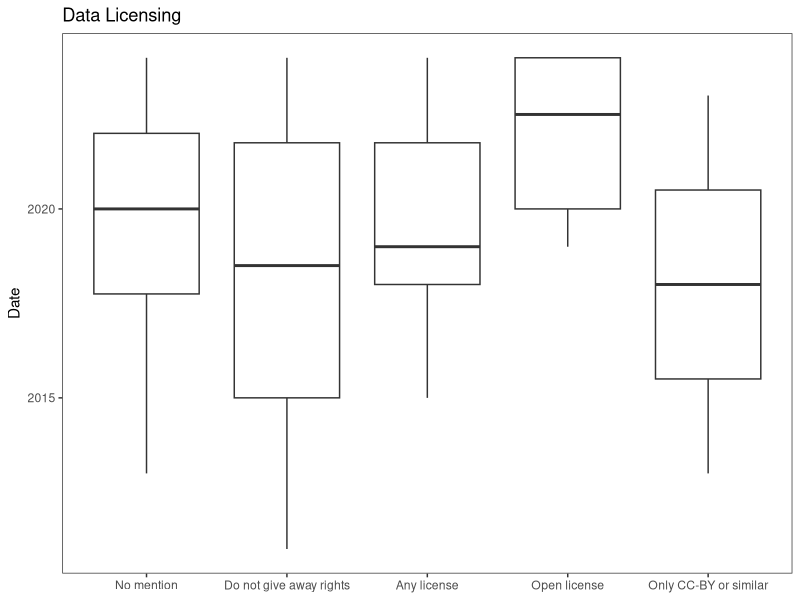
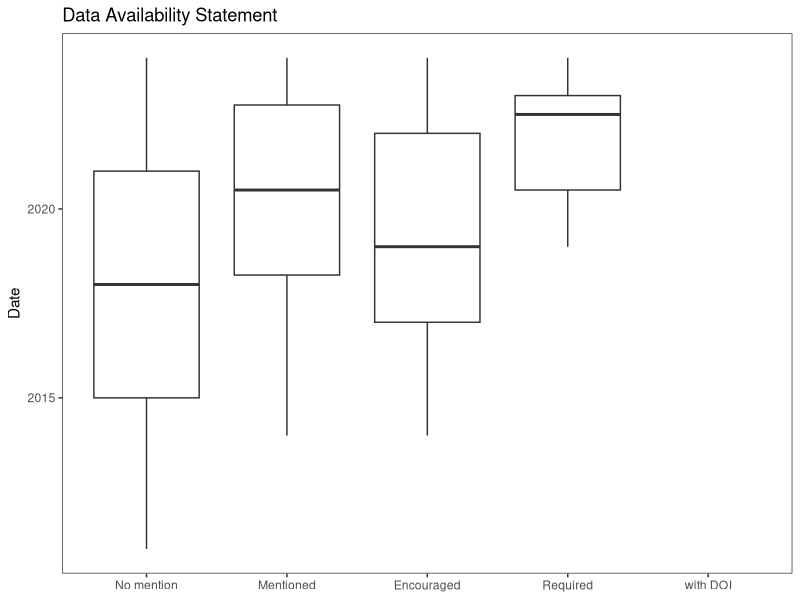
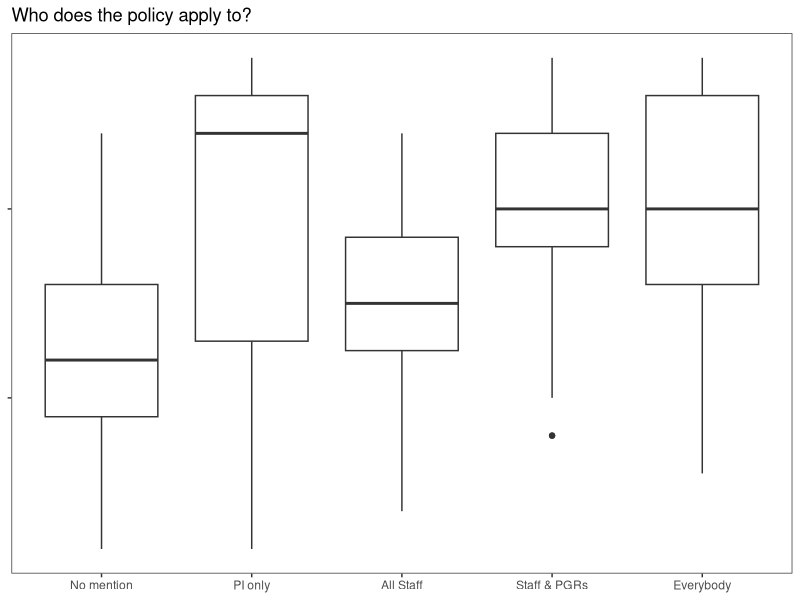
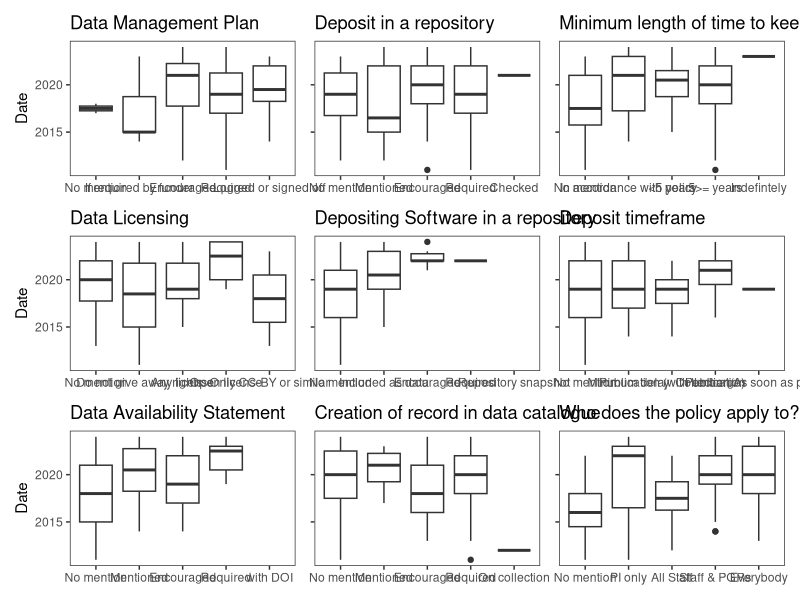

The R script that drew these images, in order:
library(patchwork)
library(tidyverse)
library(readr)
library(ggplot2)

RDMPolicy <- read_csv("Policies.csv")
View(RDMPolicy)


#Strength of DMP requirement barplot
RDMPolicy$DMP <- as.factor(RDMPolicy$DMP)
RDMPolicy$DMP
levels(RDMPolicy$DMP)<-c('No mention', 'If required by funder', 'Encouraged', 'Required', 'Logged or signed off')

g1 <- ggplot(RDMPolicy, aes(DMP)) +
  geom_boxplot(aes(x=RDMPolicy$DMP,y=RDMPolicy$Date)) + 
  scale_y_continuous(limits=c(2011, 2024)) +
  scale_x_discrete(labels=c('No mention', 'If required by funder', 'Encouraged', 'Required', 'Logged or signed off'), drop = FALSE)+
  labs(title="Data Management Plan",
       x="DMP requirement",
       y="Date") +
    theme_bw() +
    theme(panel.grid = element_blank(), axis.title.x = element_blank())

#Strength of data deposit requirement barplot
RDMPolicy$'Data deposit' <- as.factor(RDMPolicy$`Data deposit`)
RDMPolicy$'Data deposit'
levels(RDMPolicy$'Data deposit')<-c('No mention', 'Mentioned', 'Encouraged', 'Required', 'Checked')

g2 <- ggplot(RDMPolicy, aes('Data deposit')) +
  geom_boxplot(aes(x=RDMPolicy$'Data deposit',y=RDMPolicy$Date)) + 
  scale_y_continuous(limits=c(2011, 2024)) +
  scale_x_discrete(labels=c('No mention', 'Mentioned', 'Encouraged', 'Required', 'Checked'), drop = FALSE) +
  labs(title="Deposit in a repository",
       x="Data deposit",
       y="Date") +
  theme_bw() +
  theme(panel.grid = element_blank(), axis.title.x = element_blank(), axis.title.y = element_blank(), axis.text.y = element_blank())

#Minimum length of time to keep data
RDMPolicy$`Min Time` <- as.factor(RDMPolicy$`Min Time`)
RDMPolicy$`Min Time`
levels(RDMPolicy$`Min Time`)<-c('No mention',	'In accordance with policy',	'<5 years',	'5>= years', 'Indefintely')

g3 <- ggplot(RDMPolicy, aes('Min Time')) +
  geom_boxplot(aes(x=RDMPolicy$'Min Time',y=RDMPolicy$Date)) + 
  scale_y_continuous(limits=c(2011, 2024)) +
  scale_x_discrete(labels=c('No mention',	'In accordance with policy',	'<5 years',	'5>= years', 'Indefintely'), drop = FALSE) +
  labs(title="Minimum length of time to keep data",
       x="Minimum length",
       y="Date") +
  theme_bw() +
  theme(panel.grid = element_blank(), axis.title.x = element_blank(), axis.title.y = element_blank(), axis.text.y = element_blank())

#Open Licenses
RDMPolicy$`Data licenses` <- as.factor(RDMPolicy$`Data licenses`)
RDMPolicy$`Data licenses`
levels(RDMPolicy$`Data licenses`)<-c('No mention', 'Do not give away rights', 'Any license', 'Open license', 'Only CC-BY or similar')

g4 <- ggplot(RDMPolicy, aes('Data licenses')) +
  geom_boxplot(aes(x=RDMPolicy$'Data licenses',y=RDMPolicy$Date)) + 
  scale_y_continuous(limits=c(2011, 2024)) +
  scale_x_discrete(labels=c('No mention', 'Do not give away rights', 'Any license', 'Open license', 'Only CC-BY or similar'), drop = FALSE) +
  labs(title="Data Licensing",
       x="Data License",
       y="Date") +
  theme_bw() +
  theme(panel.grid = element_blank(), axis.title.x = element_blank())
g4
#Software deposit
RDMPolicy$`Software deposit` <- as.factor(RDMPolicy$`Software deposit`)
RDMPolicy$`Software deposit`
levels(RDMPolicy$`Software deposit`)<-c('No mention',	'Included as data',	'Encouraged',	'Required', 'Repository snapshot')

g5 <- ggplot(RDMPolicy, aes('Software deposit')) +
  geom_boxplot(aes(x=RDMPolicy$'Software deposit',y=RDMPolicy$Date)) + 
  scale_y_continuous(limits=c(2011, 2024)) +
  scale_x_discrete(labels=c('No mention',	'Included as data',	'Encouraged',	'Required', 'Repository snapshot'), drop = FALSE) +
  labs(title="Depositing Software in a repository",
       x="Software deposit",
       y="Date") +
  theme_bw() +
  theme(panel.grid = element_blank(), axis.title.x = element_blank(), axis.title.y = element_blank(), axis.text.y = element_blank())

#Timeframe for depositing
RDMPolicy$`Deposit timeframe` <- as.factor(RDMPolicy$`Deposit timeframe`)
RDMPolicy$`Deposit timeframe`
levels(RDMPolicy$`Deposit timeframe`)<-c('No mention', 'Minimum delay', 'Publication (with embargo)', 'Publication', 'Collection/As soon as possible')

g6 <- ggplot(RDMPolicy, aes('Deposit timeframe')) +
  geom_boxplot(aes(x=RDMPolicy$'Deposit timeframe',y=RDMPolicy$Date)) + 
  scale_y_continuous(limits=c(2011, 2024)) +
  scale_x_discrete(labels=c('No mention', 'Minimum delay', 'Publication (with embargo)', 'Publication', 'Collection/As soon as possible'), drop = FALSE) +
  labs(title="Deposit timeframe",
       x="Deposit timeframe",
       y="Date") +
  theme_bw() +
  theme(panel.grid = element_blank(), axis.title.x = element_blank(), axis.title.y = element_blank(), axis.text.y = element_blank())

#Data Availability Requirement

RDMPolicy$`DAS` <- as.factor(RDMPolicy$`DAS`)
RDMPolicy$`DAS`
levels(RDMPolicy$`DAS`)<-c('No mention', 'Mentioned', 'Encouraged', 'Required', 'with DOI')

g7 <- ggplot(RDMPolicy, aes('DAS')) +
  geom_boxplot(aes(x=RDMPolicy$'DAS',y=RDMPolicy$Date)) + 
  scale_y_continuous(limits=c(2011, 2024)) +
  scale_x_discrete(labels=c('No mention', 'Mentioned', 'Encouraged', 'Required', 'with DOI'), drop = FALSE) +
  labs(title="Data Availability Statement",
       x="Data Availability Statement",
       y="Date") +
  theme_bw() +
  theme(panel.grid = element_blank(), axis.title.x = element_blank())
g7
#Data Catalogue
RDMPolicy$`Data catalogue` <- as.factor(RDMPolicy$`Data catalogue`)
RDMPolicy$`Data catalogue`
levels(RDMPolicy$`Data catalogue`)<-c('No mention',	'Mentioned',	'Encouraged',	'Required',	'On collection'
)

g8 <- ggplot(RDMPolicy, aes('Data catalogue')) +
  geom_boxplot(aes(x=RDMPolicy$'Data catalogue',y=RDMPolicy$Date)) + 
  scale_y_continuous(limits=c(2011, 2024)) +
  scale_x_discrete(labels=c('No mention',	'Mentioned',	'Encouraged',	'Required',	'On collection'), drop = FALSE) +
  labs(title="Creation of record in data catalogue",
       x="Data Catalogue",
       y="Date") +
  theme_bw() +
  theme(panel.grid = element_blank(), axis.title.x = element_blank(), axis.title.y = element_blank(), axis.text.y = element_blank())

#Scope of who the policy applies to
RDMPolicy$Who <- as.factor(RDMPolicy$Who)
RDMPolicy$Who
levels(RDMPolicy$Who)<-c('No mention','PI only',	'All Staff',	'Staff & PGRs',	'Everybody'
)

g9 <- ggplot(RDMPolicy, aes('Who')) +
  geom_boxplot(aes(x=RDMPolicy$'Who',y=RDMPolicy$Date)) + 
  scale_y_continuous(limits=c(2011, 2024)) +
  scale_x_discrete(labels=c('No mention','PI only',	'All Staff',	'Staff & PGRs',	'Everybody'), drop = FALSE) +
  labs(title="Who does the policy apply to?",
       x="Scope",
       y="Date") +
  theme_bw() +
  theme(panel.grid = element_blank(), axis.title.x = element_blank(), axis.title.y = element_blank(), axis.text.y = element_blank())

g9
#Setup grid
(g1 | g2 | g3) /
(g4 | g5 | g6) /
(g7 | g8 | g9)
